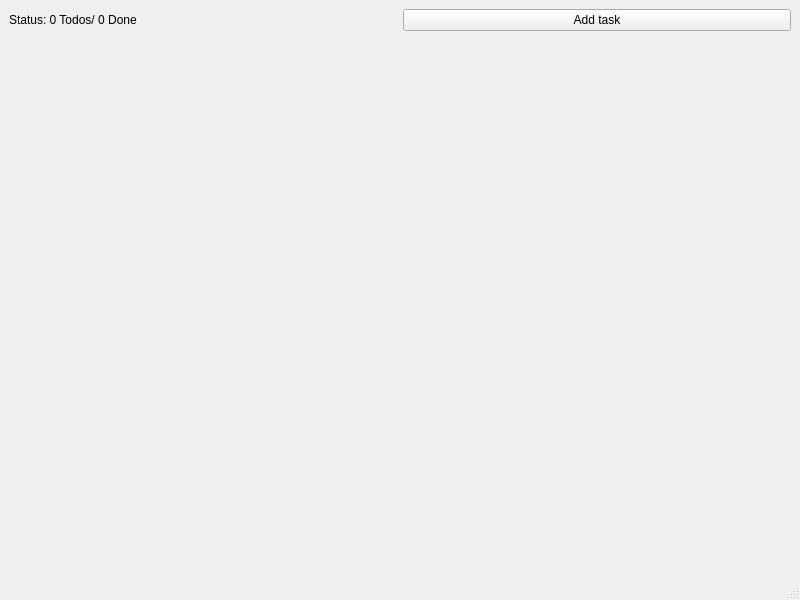
<?xml version="1.0" encoding="UTF-8"?>
<ui version="4.0">
 <class>MainWindow</class>
 <widget class="QMainWindow" name="MainWindow">
  <property name="geometry">
   <rect>
    <x>0</x>
    <y>0</y>
    <width>800</width>
    <height>600</height>
   </rect>
  </property>
  <property name="windowTitle">
   <string>MainWindow</string>
  </property>
  <widget class="QWidget" name="centralwidget">
   <layout class="QVBoxLayout" name="verticalLayout">
    <item>
     <layout class="QHBoxLayout" name="toolbarLayout">
      <item>
       <widget class="QLabel" name="statusLabel">
        <property name="text">
         <string>Status: 0 Todos/ 0 Done</string>
        </property>
        <property name="scaledContents">
         <bool>false</bool>
        </property>
       </widget>
      </item>
      <item>
       <widget class="QPushButton" name="addTaskButton">
        <property name="text">
         <string>Add task</string>
        </property>
       </widget>
      </item>
     </layout>
    </item>
    <item>
     <layout class="QVBoxLayout" name="tasksLayout"/>
    </item>
    <item>
     <spacer name="verticalSpacer">
      <property name="orientation">
       <enum>Qt::Vertical</enum>
      </property>
      <property name="sizeHint" stdset="0">
       <size>
        <width>20</width>
        <height>40</height>
       </size>
      </property>
     </spacer>
    </item>
   </layout>
  </widget>
  <widget class="QMenuBar" name="menubar">
   <property name="geometry">
    <rect>
     <x>0</x>
     <y>0</y>
     <width>800</width>
     <height>22</height>
    </rect>
   </property>
  </widget>
  <widget class="QStatusBar" name="statusbar"/>
 </widget>
 <resources/>
 <connections/>
</ui>
